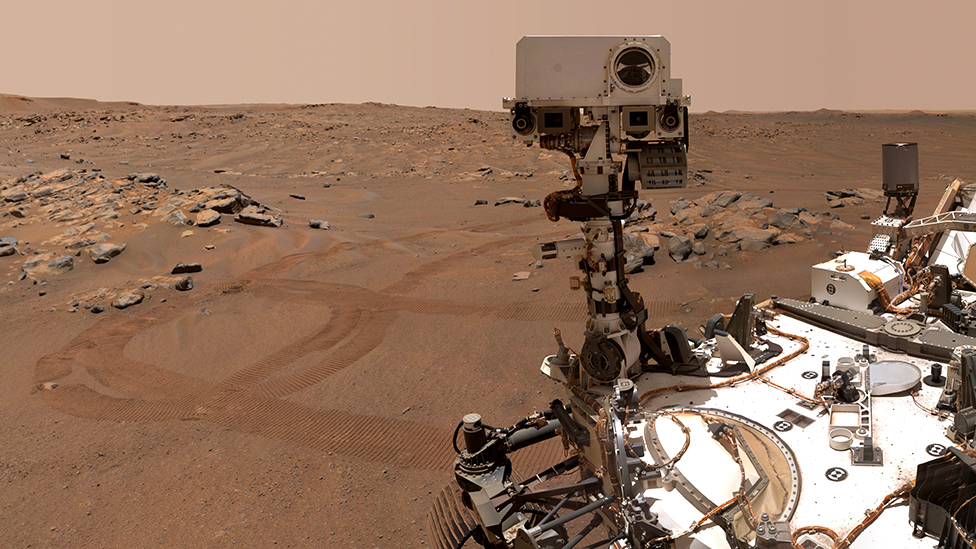
#> input picture pic.jpg, 976 x 549 px
$ python grassless.py
#> lines starting #> are read from the running program, lines starting #| are printed output that depends on the picture
from PIL import Image
image = Image.open('pic.jpg')
#> image is the input picture: PIL image 976x549 RGB; mean R, G, B 148.3, 117.3, 96.7
image.show()
image_data = image.load()
height,width = image.size
#> height = 976; width = 549

for loop1 in range(height):
    for loop2 in range(width):
        r,g,b = image_data[loop1,loop2]
        image_data[loop1,loop2] = r,0,b

image.save('changed.jpg')
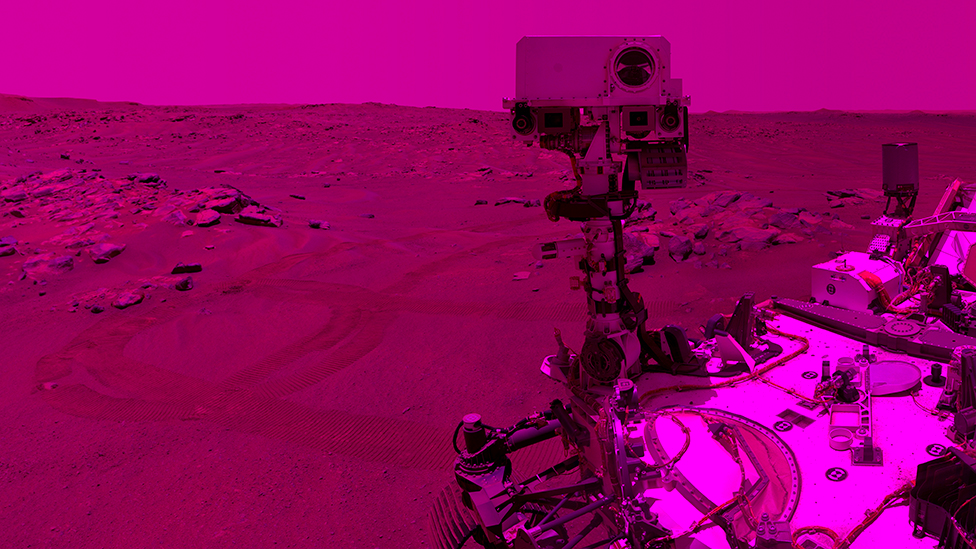
#> saved as changed.jpg: PIL image 976x549 RGB; mean R, G, B 148.3, 0, 96.7

$ run again, with capture_pinky_12.jpg copied over pic.jpg
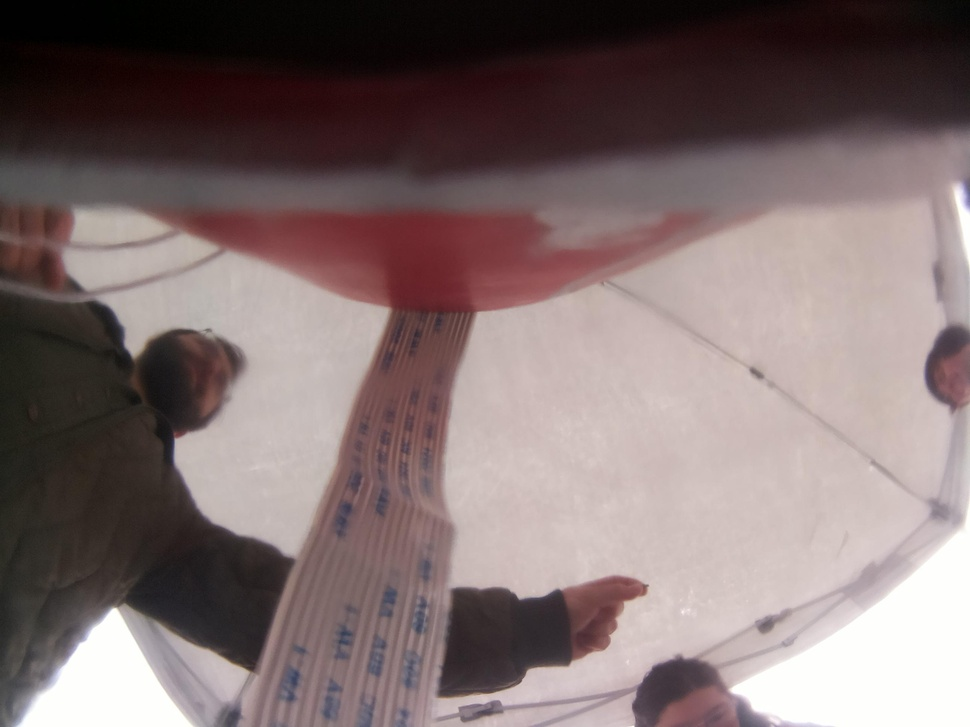
#> input picture capture_pinky_12.jpg, 970 x 727 px, shrunk from 2592 x 1944 before the run
#> image is the input picture: PIL image 970x727 RGB; mean R, G, B 128.4, 112.1, 111.8
#> `image.save('changed.jpg')`:
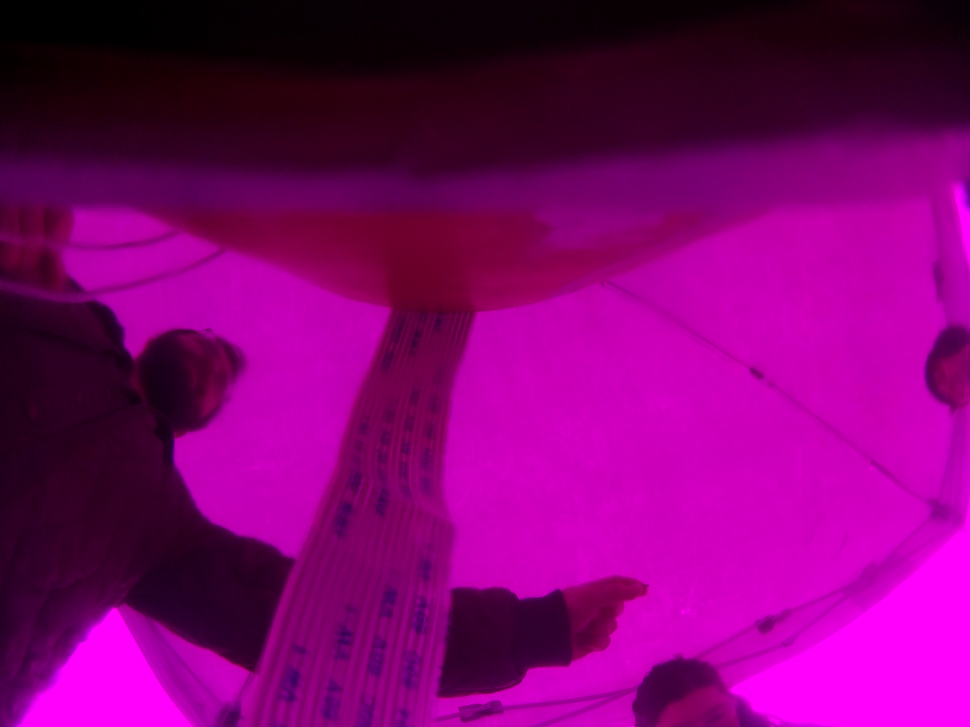
#> saved as changed.jpg: PIL image 970x727 RGB; mean R, G, B 128.4, 0, 111.8

$ run again, with capture_pinky_15.jpg copied over pic.jpg
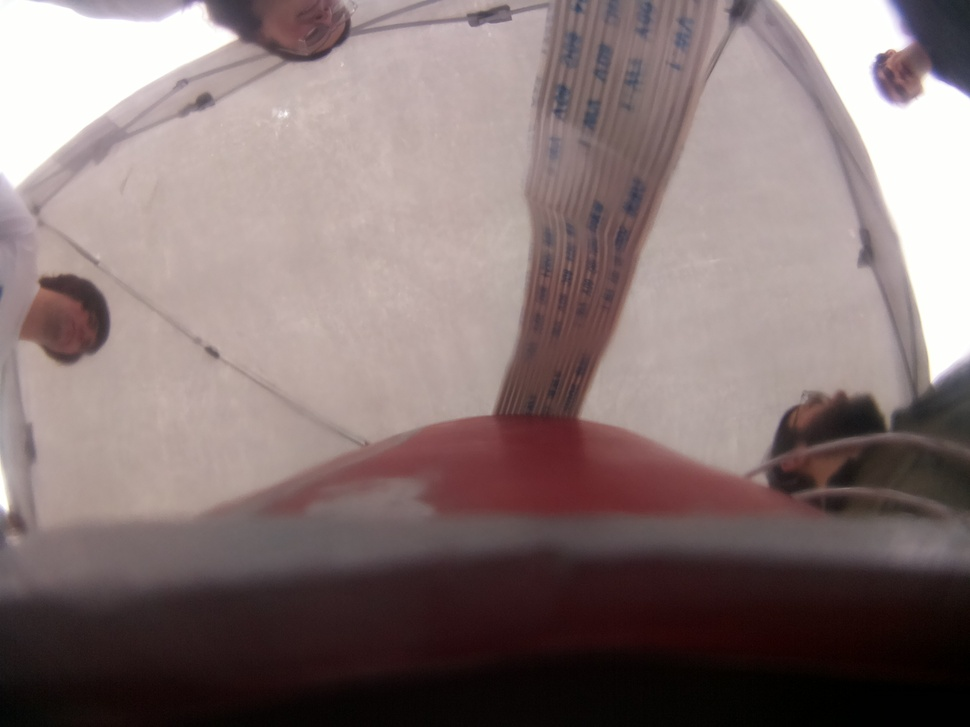
#> input picture capture_pinky_15.jpg, 970 x 727 px, shrunk from 2592 x 1944 before the run
#> image is the input picture: PIL image 970x727 RGB; mean R, G, B 133.6, 117, 116.2
#> `image.save('changed.jpg')`:
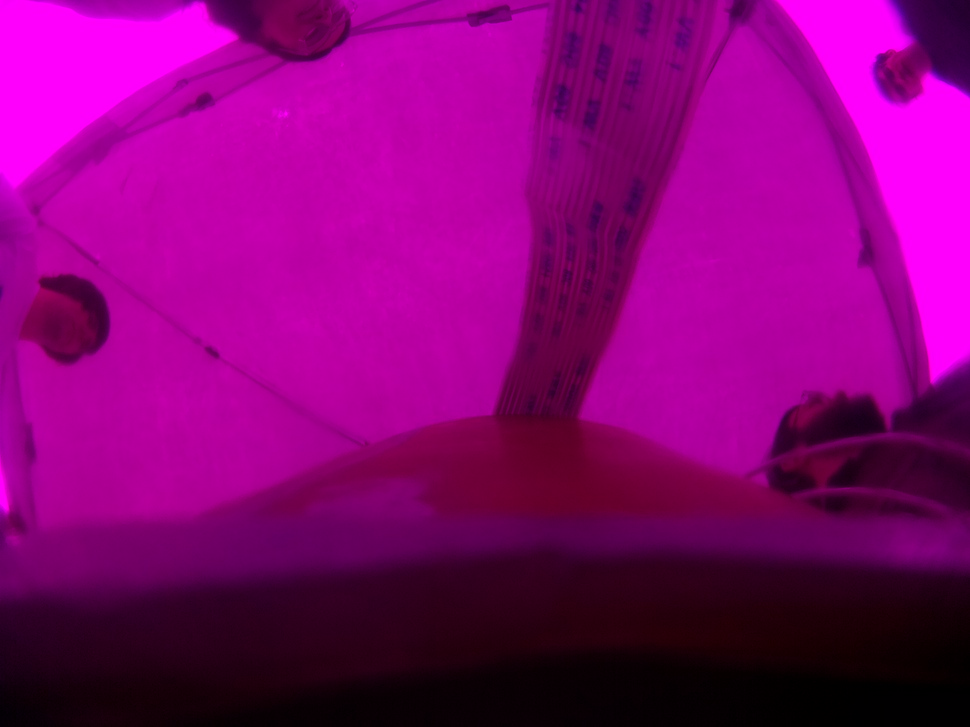
#> saved as changed.jpg: PIL image 970x727 RGB; mean R, G, B 133.6, 0, 116.2
